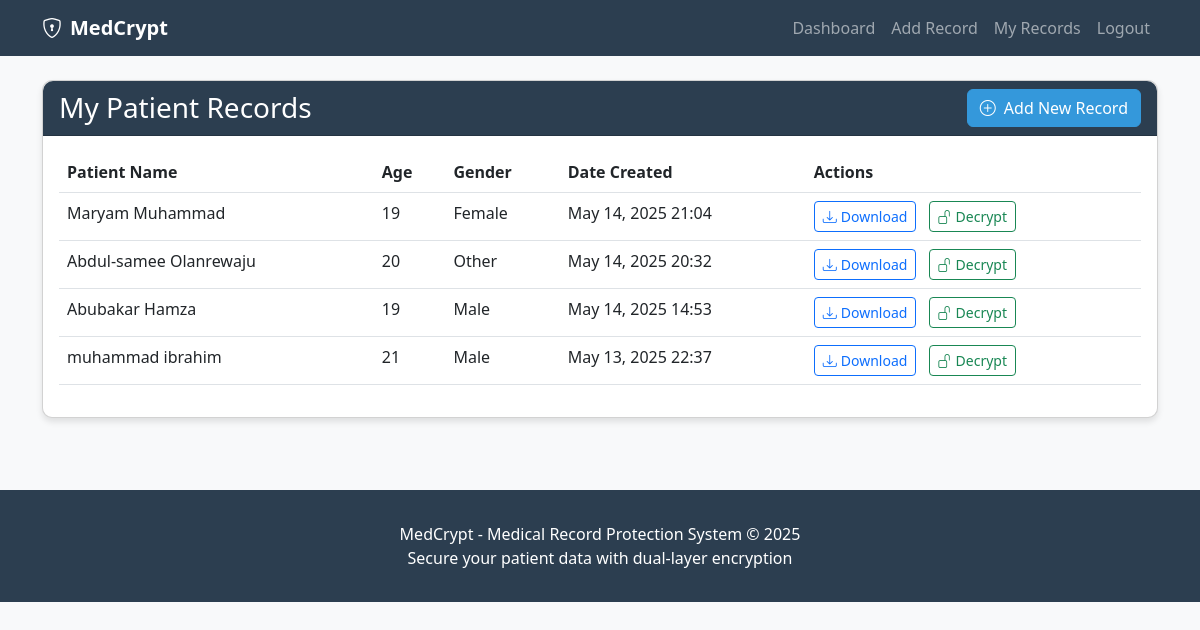
Page /patient-records/ (signed in) on the earlier database version.
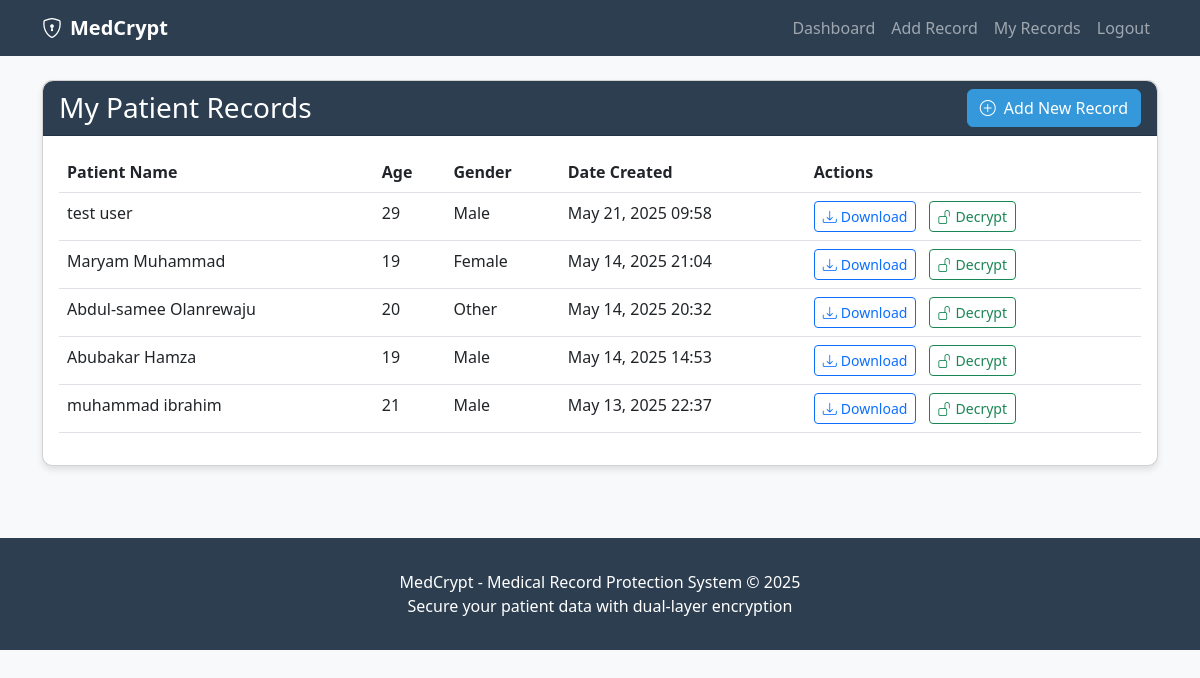
Same page on the later database version.
### records/models.py (models this page shows, shortened)
class PatientRecord(models.Model):
    GENDER_CHOICES = [
        ('M', 'Male'),
        ('F', 'Female'),
        ('O', 'Other'),
    ]
    user = models.ForeignKey(User, on_delete=models.CASCADE)
    created_at = models.DateTimeField(auto_now_add=True)
    original_filename = models.CharField(max_length=255)
    stego_filename = models.CharField(max_length=255)
    public_key = models.TextField()
    private_key = models.TextField()
    patient_name = models.CharField(max_length=100)
    age = models.PositiveSmallIntegerField()
    gender = models.CharField(max_length=1, choices=GENDER_CHOICES)

### records/views.py (the view)
# urls.py: path('patient-records/', views.patient_records_list, name='patient_records'),
@login_required
def patient_records_list(request):
    records = PatientRecord.objects.filter(user=request.user).order_by('-created_at')
    return render(request, 'records/patient_records.html', {'records': records})

### records/templates/records/patient_records.html (shortened to what this page needs)
{% extends "records/base.html" %}
{% block content %}
<div class="row">
    <div class="col">
        <div class="card mb-4">
            <div class="card-header d-flex justify-content-between align-items-center">
                <h3 class="mb-0">My Patient Records</h3>
                <a href="{% url 'add_record' %}" class="btn btn-primary">
                    <i class="bi bi-plus-circle me-2"></i>Add New Record
                </a>
            </div>
            <div class="card-body">
                {% if records %}
                    <div class="table-responsive">
                        <table class="table table-hover">
                            <thead>
                                <tr>
                                    <th>Patient Name</th>
                                    <th>Age</th>
                                    <th>Gender</th>
                                    <th>Date Created</th>
                                    <th>Actions</th>
                                </tr>
                            </thead>
                            <tbody>
                                {% for record in records %}
                                <tr>
                                    <td>{{ record.patient_name }}</td>
                                    <td>{{ record.age }}</td>
                                    <td>{{ record.get_gender_display }}</td>
                                    <td>{{ record.created_at|date:"M d, Y H:i" }}</td>
                                    <td>
                                        <a href="{% url 'download_stego' record.stego_filename %}" class="btn btn-sm btn-outline-primary me-2">
                                            <i class="bi bi-download me-1"></i>Download
                                        </a>
                                        <a href="{% url 'decrypt_record' %}" class="btn btn-sm btn-outline-success">
                                            <i class="bi bi-unlock me-1"></i>Decrypt
                                        </a>
                                    </td>
                                </tr>
                                {% endfor %}
                            </tbody>
                        </table>
                    </div>
                {% endif %}
            </div>
        </div>
    </div>
</div>
{% endblock %}

Differences in the rows shown:
added PatientRecord: patient_name "test user", age "29", gender "Male", created_at "May 21, 2025 09:58"
